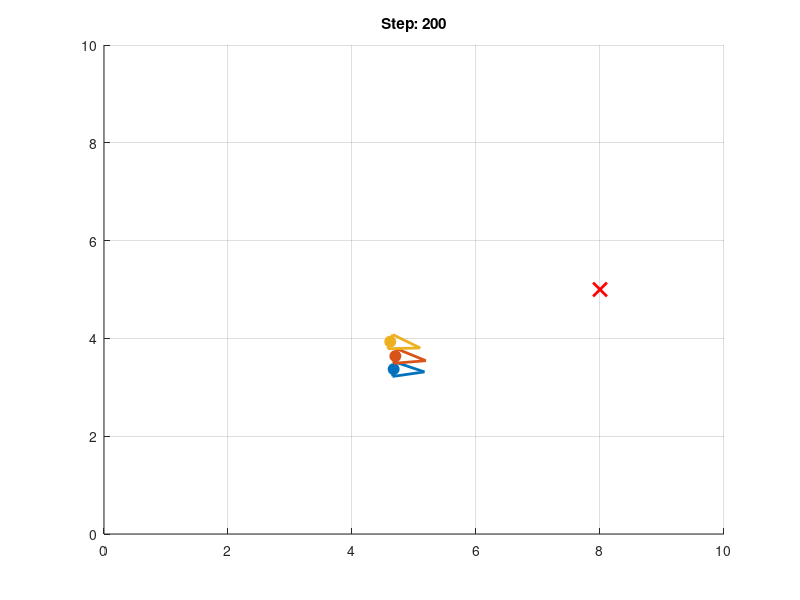

MATLAB code for this plot:
clc; clear; close all;

% Numero di robot
numDrones = 3;

% Stato dei robot [x, y, theta]
stati = rand(numDrones, 3) * 10; % Posizioni iniziali casuali in un'area 10x10

% Velocità massime
v_max = 1.0;
w_max = 1.0;

% Guadagni di controllo
Kp = 0.5;  % Guadagno per la velocità lineare
Ka = 1.0;  % Guadagno per la velocità angolare

% Parametri della simulazione
dt = 0.1; % Passo di tempo
steps = 200; % Numero di iterazioni

% Posizione iniziale del target
goal = [5, 5];

% Generazione colori per ogni robot
colors = lines(numDrones);

% Creazione della figura
figure; hold on;
axis([0 10 0 10]);
grid on;

for t = 1:steps
    clf; hold on;
    axis([0 10 0 10]);
    grid on;
    title(sprintf('Step: %d', t));
    
    % Muovi il target lungo un percorso circolare
    goal(1) = 5 + 3 * cos(0.02 * pi * t);
    goal(2) = 5 + 3 * sin(0.02 * pi * t);
    plot(goal(1), goal(2), 'rx', 'MarkerSize', 10, 'LineWidth', 2);
    
    for i = 1:numDrones
        % Calcolo della distanza e angolo verso il goal
        dx = goal(1) - stati(i,1);
        dy = goal(2) - stati(i,2);
        distance = hypot(dx, dy);
        angle_to_goal = atan2(dy, dx);
        angle_error = angle_to_goal - stati(i,3);

        % Normalizzazione dell'errore angolare in [-pi, pi]
        angle_error = mod(angle_error + pi, 2*pi) - pi;

        % Calcolo delle velocità
        v = Kp * distance;
        w = Ka * angle_error;

        % Limitazione delle velocità
        v = sign(v) * min(abs(v), v_max);
        w = sign(w) * min(abs(w), w_max);

        % Aggiornamento dello stato
        stati(i,1) = stati(i,1) + v * cos(stati(i,3)) * dt;
        stati(i,2) = stati(i,2) + v * sin(stati(i,3)) * dt;
        stati(i,3) = stati(i,3) + w * dt;

        % Disegno della posizione
        plot(stati(i,1), stati(i,2), 'o', 'Color', colors(i,:), 'MarkerSize', 8, 'MarkerFaceColor', colors(i,:));

        % Disegno dell'orientamento come triangolo
        triangle_length = 0.5;
        triangle_width = 0.3;

        vertices = [0, triangle_width/2; 0, -triangle_width/2; triangle_length, 0];
        R = [cos(stati(i,3)), -sin(stati(i,3)); sin(stati(i,3)), cos(stati(i,3))];
        rotated_vertices = (R * vertices')';
        rotated_vertices(:,1) = rotated_vertices(:,1) + stati(i,1);
        rotated_vertices(:,2) = rotated_vertices(:,2) + stati(i,2);
        rotated_vertices = [rotated_vertices; rotated_vertices(1,:)];
        plot(rotated_vertices(:,1), rotated_vertices(:,2), '-', 'Color', colors(i,:), 'LineWidth', 2);
    end

    pause(0.05); % Ritardo per visualizzazione
end
